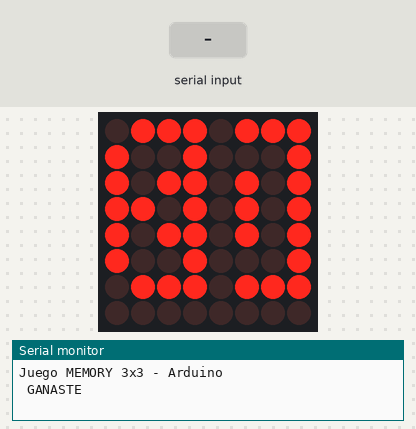
Simulated run of this sketch. Board: Arduino Uno, built with avr-gcc and run on an emulated ATmega328P. On the bench: 8×8 LED matrix, the last lines printed to the serial monitor. Inputs (shaded band) come from the test bench. Random numbers use the default seed unless the sketch sets one.

Above: at 0.1 s.
At 4.1 s:
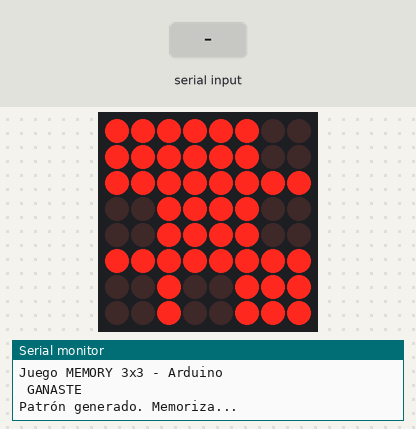
At 10.2 s:
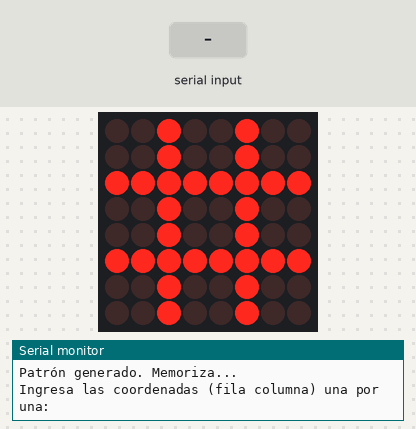
10.3 s: "90 45\n" received over Serial
11.8 s: "0\n" received over Serial
13.3 s: "1 90 45\n" received over Serial
Timing chart, 0 to 16.3 s (numbered marks = the images above; inputs shaded):
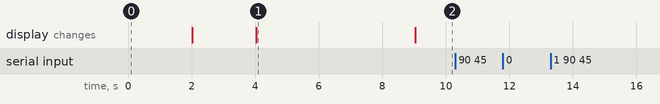

The sketch:

memory_game.ino
```cpp
#include <LedControl.h>

#define DIN 12
#define CS 10
#define CLK 11

LedControl lc = LedControl(DIN, CLK, CS, 1);

const int size = 3;
int currentPattern[size][size];
int user[size][size];
int streak = 0;

// Lista de patrones predefinidos
const int numPatterns = 6;
int patterns[numPatterns][size][size] = {
  { { 1, 0, 0 }, { 0, 1, 0 }, { 0, 0, 0 } },
  { { 0, 1, 0 }, { 1, 0, 1 }, { 0, 0, 0 } },
  { { 1, 1, 0 }, { 0, 1, 0 }, { 0, 0, 1 } },
  { { 0, 0, 1 }, { 1, 1, 0 }, { 0, 1, 0 } },
  { { 1, 0, 1 }, { 0, 1, 0 }, { 1, 0, 0 } },
  { { 0, 1, 0 }, { 1, 0, 0 }, { 0, 1, 1 } }
};

// Patrón 8x8 para "GANASTE"
byte ganastePattern[8] = {
  B11101110,  // G A N A S T E
  B10001001,
  B10101101,
  B10101011,
  B10101101,
  B10001001,
  B11101110,
  B00000000
};

void setup() {
  Serial.begin(9600);
  lc.shutdown(0, false);
  lc.setIntensity(0, 8);
  lc.clearDisplay(0);

  randomSeed(analogRead(0));
  Serial.println("Juego MEMORY 3x3 - Arduino");
  mostrarGanaste();
  mostrarTablero();
  delay(2000);
  nuevaRonda();
}

void loop() {
  if (Serial.available() > 0) {
    String line = Serial.readStringUntil('\n');
    line.trim();
    if (line.length() == 0) return;

    int spaceIndex = line.indexOf(' ');
    if (spaceIndex == -1) {
      Serial.println("Formato inválido. Usa: fila columna");
      return;
    }

    String first = line.substring(0, spaceIndex);
    String second = line.substring(spaceIndex + 1);

    if (!isNumber(first) || !isNumber(second)) {
      Serial.println("Entrada inválida. Usa números 0-2 separados por espacio");
      return;
    }

    int fila = first.toInt();
    int col = second.toInt();

    if (fila < 0 || fila >= size || col < 0 || col >= size) {
      Serial.println("Movimiento fuera de rango. Usa valores 0-2");
      return;
    }

    if (user[fila][col] == 1) {
      Serial.println("Ya ingresaste esa coordenada. Intenta otra.");
      return;
    }

    // Verificar inmediatamente si la coordenada es correcta
    if (currentPattern[fila][col] == 1) {
      user[fila][col] = 1;
      Serial.print("¡Correcto! Casilla (");
      Serial.print(fila);
      Serial.print(", ");
      Serial.print(col);
      Serial.println(") marcada.");
    } else {
      Serial.print("¡Error! Las casillas correctas eran: ");
      for (int f = 0; f < size; f++)
        for (int c = 0; c < size; c++)
          if (currentPattern[f][c] == 1 && user[f][c] != 1)
            Serial.print("(" + String(f) + "," + String(c) + ") ");
      Serial.println("\nRacha reiniciada.");
      streak = 0;
      delay(2000);
      nuevaRonda();
      return;
    }

    // Si completó todas las casillas del patrón correctamente
    if (jugadaCompleta()) {
      streak++;
      Serial.print("¡Correcto! Racha: ");
      Serial.println(streak);
      if (streak == 3) {
        mostrarGanaste();
        streak = 0;
      }
      delay(2000);
      nuevaRonda();
    }
  }
}

// ---------- FUNCIONES ----------

void mostrarTablero() {
  lc.clearDisplay(0);
  for (int i = 0; i < 8; i++) {
    lc.setLed(0, 2, i, true);
    lc.setLed(0, 5, i, true);
    lc.setLed(0, i, 2, true);
    lc.setLed(0, i, 5, true);
  }
}

void nuevaRonda() {
  limpiarMatrices();
  mostrarTablero();

  int idx = random(0, numPatterns);
  for (int f = 0; f < size; f++)
    for (int c = 0; c < size; c++)
      currentPattern[f][c] = patterns[idx][f][c];

  // Mostrar patrón por 5 segundos
  for (int f = 0; f < size; f++)
    for (int c = 0; c < size; c++)
      if (currentPattern[f][c] == 1) encenderCelda(f, c, true);

  Serial.println("Patrón generado. Memoriza...");
  delay(5000);

  // Apagar patrón dejando tablero visible
  for (int f = 0; f < size; f++)
    for (int c = 0; c < size; c++)
      if (currentPattern[f][c] == 1) encenderCelda(f, c, false);

  Serial.println("Ingresa las coordenadas (fila columna) una por una:");
}

void encenderCelda(int fila, int col, bool estado) {
  int startRow = fila * 3;
  int startCol = col * 3;
  for (int r = 0; r < 2; r++)
    for (int c = 0; c < 2; c++)
      lc.setLed(0, startRow + r, startCol + c, estado);
}

bool jugadaCompleta() {
  for (int f = 0; f < size; f++)
    for (int c = 0; c < size; c++)
      if (currentPattern[f][c] == 1 && user[f][c] != 1)
        return false;
  return true;
}

void limpiarMatrices() {
  for (int f = 0; f < size; f++)
    for (int c = 0; c < size; c++) {
      user[f][c] = 0;
      currentPattern[f][c] = 0;
    }
}

bool isNumber(String str) {
  for (unsigned int i = 0; i < str.length(); i++)
    if (!isDigit(str[i])) return false;
  return true;
}

// ---------- MOSTRAR GANASTE ----------
void mostrarGanaste() {
  lc.clearDisplay(0);
  Serial.println(" GANASTE ");

  for (int fila = 0; fila < 8; fila++) {
    byte row = ganastePattern[fila];
    for (int col = 0; col < 8; col++) {
      bool bit = bitRead(row, col);  // leer cada bit de izquierda a derecha
      lc.setLed(0, fila, col, bit);
    }
  }

  delay(2000);       // mostrar 2 segundos
  mostrarTablero();  // volver al tablero
}


//(0,0) (0,1) (0,2)
//(1,0) (1,1) (1,2)
//(2,0) (2,1) (2,2)
```

Measured:
- what the display in image 1 shows lasts 5.0 s, from 4.0 s to 9.0 s
